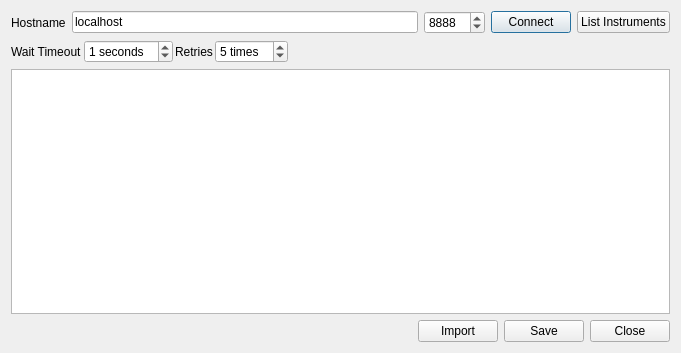
<?xml version="1.0" encoding="UTF-8"?>
<ui version="4.0">
 <class>LSCPInstrumentBase</class>
 <widget class="QDialog" name="LSCPInstrumentBase">
  <property name="geometry">
   <rect>
    <x>0</x>
    <y>0</y>
    <width>681</width>
    <height>353</height>
   </rect>
  </property>
  <property name="windowTitle">
   <string>OOMidi: Import Sampler Instruments</string>
  </property>
  <layout class="QVBoxLayout" name="verticalLayout">
   <property name="spacing">
    <number>-1</number>
   </property>
   <item>
    <layout class="QHBoxLayout" name="horizontalLayout">
     <property name="spacing">
      <number>-1</number>
     </property>
     <property name="topMargin">
      <number>0</number>
     </property>
     <item>
      <widget class="QLabel" name="label">
       <property name="text">
        <string>Hostname</string>
       </property>
      </widget>
     </item>
     <item>
      <widget class="QLineEdit" name="txtHost">
       <property name="text">
        <string>localhost</string>
       </property>
      </widget>
     </item>
     <item>
      <widget class="QSpinBox" name="txtPort">
       <property name="specialValueText">
        <string>default</string>
       </property>
       <property name="minimum">
        <number>1</number>
       </property>
       <property name="maximum">
        <number>16254</number>
       </property>
       <property name="value">
        <number>8888</number>
       </property>
      </widget>
     </item>
     <item>
      <widget class="QPushButton" name="btnConnect">
       <property name="text">
        <string>Connect</string>
       </property>
      </widget>
     </item>
     <item>
      <widget class="QPushButton" name="btnList">
       <property name="text">
        <string>List Instruments</string>
       </property>
      </widget>
     </item>
    </layout>
   </item>
   <item>
    <layout class="QHBoxLayout" name="horizontalLayout_2">
     <property name="spacing">
      <number>2</number>
     </property>
     <property name="leftMargin">
      <number>0</number>
     </property>
     <property name="topMargin">
      <number>0</number>
     </property>
     <item>
      <widget class="QLabel" name="label_2">
       <property name="sizePolicy">
        <sizepolicy hsizetype="Fixed" vsizetype="Preferred">
         <horstretch>0</horstretch>
         <verstretch>0</verstretch>
        </sizepolicy>
       </property>
       <property name="text">
        <string>Wait Timeout</string>
       </property>
      </widget>
     </item>
     <item>
      <widget class="QSpinBox" name="txtTimeout">
       <property name="sizePolicy">
        <sizepolicy hsizetype="Fixed" vsizetype="Fixed">
         <horstretch>0</horstretch>
         <verstretch>0</verstretch>
        </sizepolicy>
       </property>
       <property name="toolTip">
        <string>The amount of time (in seconds) to wait for samples to load into Linuxsampler</string>
       </property>
       <property name="suffix">
        <string> seconds</string>
       </property>
       <property name="maximum">
        <number>60</number>
       </property>
       <property name="value">
        <number>1</number>
       </property>
      </widget>
     </item>
     <item>
      <widget class="QLabel" name="label_3">
       <property name="sizePolicy">
        <sizepolicy hsizetype="Fixed" vsizetype="Preferred">
         <horstretch>0</horstretch>
         <verstretch>0</verstretch>
        </sizepolicy>
       </property>
       <property name="text">
        <string>Retries</string>
       </property>
      </widget>
     </item>
     <item>
      <widget class="QSpinBox" name="txtRetry">
       <property name="sizePolicy">
        <sizepolicy hsizetype="Fixed" vsizetype="Fixed">
         <horstretch>0</horstretch>
         <verstretch>0</verstretch>
        </sizepolicy>
       </property>
       <property name="toolTip">
        <string>The maximum times to retry loading an instrument into linux sampler before giving up.</string>
       </property>
       <property name="suffix">
        <string> times</string>
       </property>
       <property name="minimum">
        <number>0</number>
       </property>
       <property name="maximum">
        <number>60</number>
       </property>
       <property name="value">
        <number>5</number>
       </property>
      </widget>
     </item>
     <item>
      <spacer name="horizontalSpacer_2">
       <property name="orientation">
        <enum>Qt::Horizontal</enum>
       </property>
       <property name="sizeHint" stdset="0">
        <size>
         <width>40</width>
         <height>20</height>
        </size>
       </property>
      </spacer>
     </item>
    </layout>
   </item>
   <item>
    <widget class="QTableView" name="mapTable">
     <property name="editTriggers">
      <set>QAbstractItemView::SelectedClicked</set>
     </property>
     <property name="alternatingRowColors">
      <bool>true</bool>
     </property>
     <property name="selectionMode">
      <enum>QAbstractItemView::SingleSelection</enum>
     </property>
     <property name="textElideMode">
      <enum>Qt::ElideNone</enum>
     </property>
     <property name="sortingEnabled">
      <bool>true</bool>
     </property>
     <property name="cornerButtonEnabled">
      <bool>false</bool>
     </property>
     <attribute name="horizontalHeaderStretchLastSection">
      <bool>true</bool>
     </attribute>
     <attribute name="verticalHeaderVisible">
      <bool>false</bool>
     </attribute>
     <attribute name="verticalHeaderVisible">
      <bool>false</bool>
     </attribute>
     <attribute name="horizontalHeaderStretchLastSection">
      <bool>true</bool>
     </attribute>
    </widget>
   </item>
   <item>
    <layout class="QHBoxLayout" name="horizontalLayout_3">
     <property name="topMargin">
      <number>0</number>
     </property>
     <item>
      <spacer name="horizontalSpacer">
       <property name="orientation">
        <enum>Qt::Horizontal</enum>
       </property>
       <property name="sizeHint" stdset="0">
        <size>
         <width>40</width>
         <height>20</height>
        </size>
       </property>
      </spacer>
     </item>
     <item>
      <widget class="QPushButton" name="btnImport">
       <property name="text">
        <string>Import</string>
       </property>
      </widget>
     </item>
     <item>
      <widget class="QPushButton" name="btnSave">
       <property name="toolTip">
        <string>Save selected instruments to file</string>
       </property>
       <property name="text">
        <string>Save</string>
       </property>
      </widget>
     </item>
     <item>
      <widget class="QPushButton" name="btnClose">
       <property name="text">
        <string>Close</string>
       </property>
      </widget>
     </item>
    </layout>
   </item>
  </layout>
 </widget>
 <resources/>
 <connections/>
</ui>
